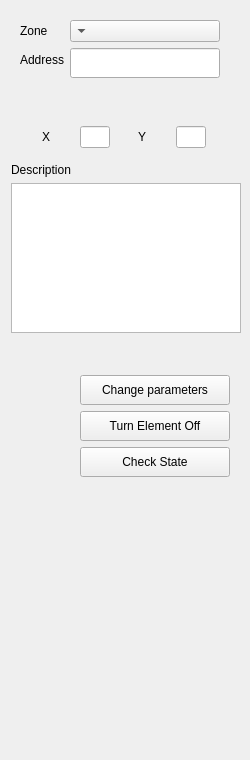
     <widget class="QWidget" name="generalConfigWidget" native="true">
      <property name="minimumSize">
       <size>
        <width>250</width>
        <height>760</height>
       </size>
      </property>
      <property name="maximumSize">
       <size>
        <width>250</width>
        <height>760</height>
       </size>
      </property>
      <property name="layoutDirection">
       <enum>Qt::LeftToRight</enum>
      </property>
      <layout class="QVBoxLayout" name="verticalLayout_2">
       <item>
        <widget class="QWidget" name="widget_3" native="true">
         <property name="minimumSize">
          <size>
           <width>230</width>
           <height>100</height>
          </size>
         </property>
         <property name="maximumSize">
          <size>
           <width>230</width>
           <height>100</height>
          </size>
         </property>
         <layout class="QFormLayout" name="formLayout">
          <item row="3" column="0">
           <widget class="QLabel" name="addressLabel">
            <property name="text">
             <string>Address</string>
            </property>
           </widget>
          </item>
          <item row="3" column="1">
           <widget class="QLineEdit" name="addressElLineEdit">
            <property name="minimumSize">
             <size>
              <width>150</width>
              <height>30</height>
             </size>
            </property>
            <property name="maximumSize">
             <size>
              <width>150</width>
              <height>30</height>
             </size>
            </property>
            <property name="layoutDirection">
             <enum>Qt::RightToLeft</enum>
            </property>
           </widget>
          </item>
          <item row="1" column="0">
           <widget class="QLabel" name="zoneLabel">
            <property name="text">
             <string>Zone</string>
            </property>
           </widget>
          </item>
          <item row="1" column="1">
           <widget class="QComboBox" name="zoneComboBox">
            <property name="minimumSize">
             <size>
              <width>150</width>
              <height>0</height>
             </size>
            </property>
            <property name="maximumSize">
             <size>
              <width>150</width>
              <height>30</height>
             </size>
            </property>
            <property name="layoutDirection">
             <enum>Qt::RightToLeft</enum>
            </property>
           </widget>
          </item>
         </layout>
        </widget>
       </item>
       <item>
        <widget class="QWidget" name="widget" native="true">
         <property name="minimumSize">
          <size>
           <width>230</width>
           <height>0</height>
          </size>
         </property>
         <property name="maximumSize">
          <size>
           <width>230</width>
           <height>50</height>
          </size>
         </property>
         <layout class="QHBoxLayout" name="horizontalLayout_5">
          <item>
           <widget class="QLabel" name="label">
            <property name="maximumSize">
             <size>
              <width>10</width>
              <height>16777215</height>
             </size>
            </property>
            <property name="text">
             <string>X</string>
            </property>
           </widget>
          </item>
          <item>
           <widget class="QLineEdit" name="pointXElLineEdit">
            <property name="minimumSize">
             <size>
              <width>30</width>
              <height>0</height>
             </size>
            </property>
            <property name="maximumSize">
             <size>
              <width>30</width>
              <height>16777215</height>
             </size>
            </property>
            <property name="layoutDirection">
             <enum>Qt::RightToLeft</enum>
            </property>
           </widget>
          </item>
          <item>
           <widget class="QLabel" name="label_2">
            <property name="maximumSize">
             <size>
              <width>10</width>
              <height>16777215</height>
             </size>
            </property>
            <property name="text">
             <string>Y</string>
            </property>
           </widget>
          </item>
          <item>
           <widget class="QLineEdit" name="pointYElLineEdit">
            <property name="minimumSize">
             <size>
              <width>30</width>
              <height>0</height>
             </size>
            </property>
            <property name="maximumSize">
             <size>
              <width>30</width>
              <height>16777215</height>
             </size>
            </property>
           </widget>
          </item>
         </layout>
        </widget>
       </item>
       <item>
        <widget class="QLabel" name="addressLabel_2">
         <property name="maximumSize">
          <size>
           <width>16777215</width>
           <height>30</height>
          </size>
         </property>
         <property name="text">
          <string>Description</string>
         </property>
        </widget>
       </item>
       <item>
        <widget class="QTextEdit" name="descElLineEdit">
         <property name="minimumSize">
          <size>
           <width>230</width>
           <height>150</height>
          </size>
         </property>
         <property name="maximumSize">
          <size>
           <width>230</width>
           <height>150</height>
          </size>
         </property>
        </widget>
       </item>
       <item>
        <spacer name="verticalSpacer_4">
         <property name="orientation">
          <enum>Qt::Vertical</enum>
         </property>
         <property name="sizeHint" stdset="0">
          <size>
           <width>20</width>
           <height>40</height>
          </size>
         </property>
        </spacer>
       </item>
       <item>
        <widget class="QWidget" name="widget_6" native="true">
         <layout class="QVBoxLayout" name="verticalLayout_4">
          <item>
           <widget class="QPushButton" name="changeElParamsButton">
            <property name="minimumSize">
             <size>
              <width>150</width>
              <height>30</height>
             </size>
            </property>
            <property name="maximumSize">
             <size>
              <width>150</width>
              <height>30</height>
             </size>
            </property>
            <property name="layoutDirection">
             <enum>Qt::RightToLeft</enum>
            </property>
            <property name="text">
             <string>Change parameters</string>
            </property>
           </widget>
          </item>
          <item>
           <widget class="QPushButton" name="turnElOffButton">
            <property name="minimumSize">
             <size>
              <width>150</width>
              <height>30</height>
             </size>
            </property>
            <property name="maximumSize">
             <size>
              <width>150</width>
              <height>30</height>
             </size>
            </property>
            <property name="layoutDirection">
             <enum>Qt::RightToLeft</enum>
            </property>
            <property name="text">
             <string>Turn Element Off</string>
            </property>
           </widget>
          </item>
          <item>
           <widget class="QPushButton" name="checkElStateButton">
            <property name="minimumSize">
             <size>
              <width>150</width>
              <height>30</height>
             </size>
            </property>
            <property name="maximumSize">
             <size>
              <width>150</width>
              <height>30</height>
             </size>
            </property>
            <property name="layoutDirection">
             <enum>Qt::RightToLeft</enum>
            </property>
            <property name="text">
             <string>Check State</string>
            </property>
           </widget>
          </item>
         </layout>
        </widget>
       </item>
       <item>
        <spacer name="verticalSpacer_3">
         <property name="orientation">
          <enum>Qt::Vertical</enum>
         </property>
         <property name="sizeHint" stdset="0">
          <size>
           <width>20</width>
           <height>40</height>
          </size>
         </property>
        </spacer>
       </item>
       <item>
        <widget class="QLabel" name="imageLabel">
         <property name="minimumSize">
          <size>
           <width>230</width>
           <height>230</height>
          </size>
         </property>
         <property name="maximumSize">
          <size>
           <width>230</width>
           <height>230</height>
          </size>
         </property>
         <property name="layoutDirection">
          <enum>Qt::RightToLeft</enum>
         </property>
         <property name="text">
          <string/>
         </property>
         <property name="pixmap">
          <pixmap resource="res.qrc">:/imags/icons/train.png</pixmap>
         </property>
        </widget>
       </item>
      </layout>
     </widget>
